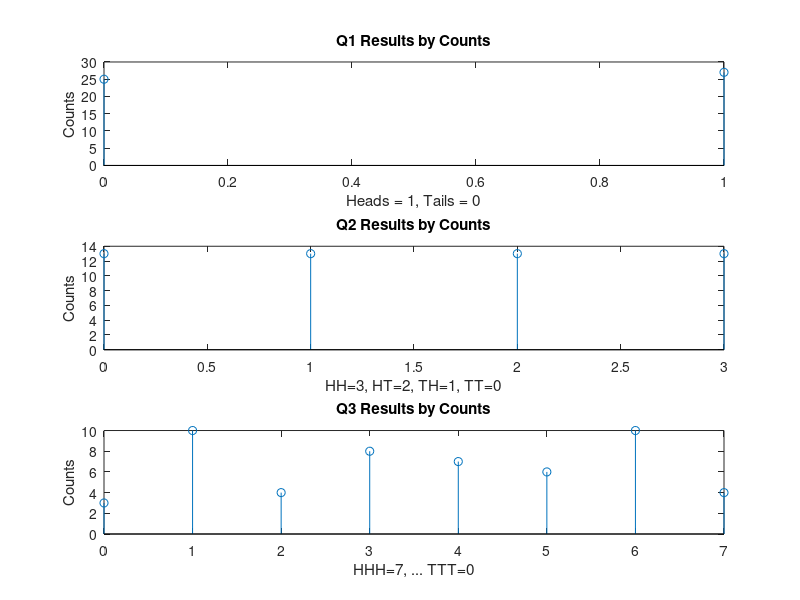
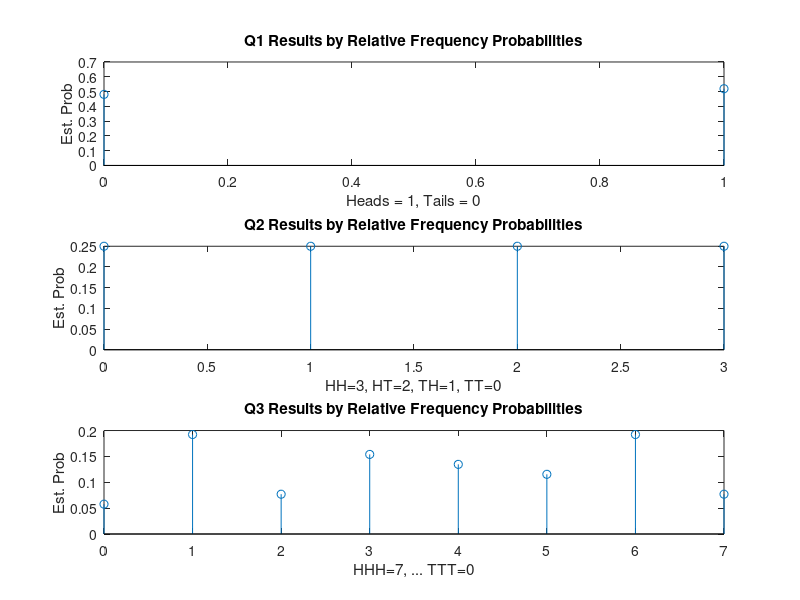
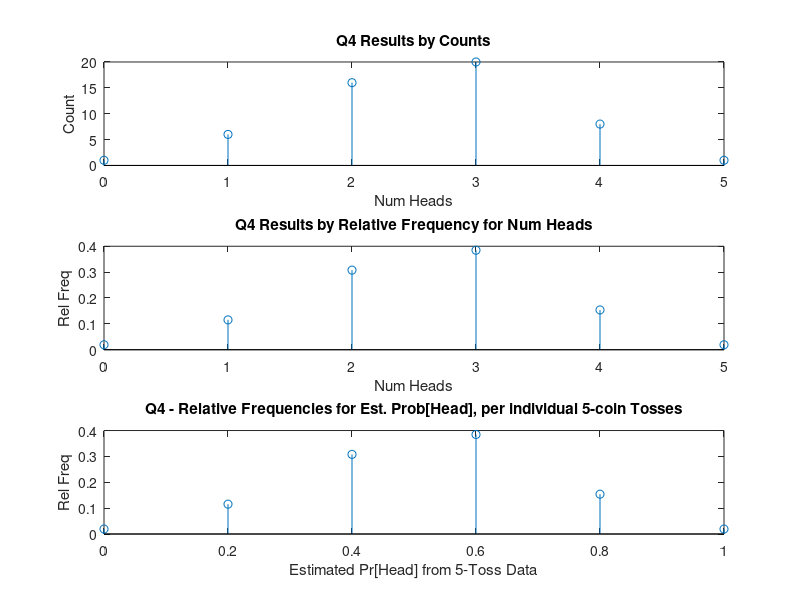

MATLAB code for these plots, in order:
% ECE 5100 - Winter 2022

% Coin Toss Experiment
% Using Class Data for Questions 1-4 from D2L Survey

% Written by C. Moloney, Jan 2022 
%
close all
clear all
clc
%%%%%%%%%%%%%%%%%%%%%%%%%%%%%%%%%%%%%%%%%%%%%%%%%%%%%%%%%%%%%%%%%%

%% Data entered manually for Q1 - Q4
NumTossers = 52;
NumT = NumTossers;
Q1 = [27 25]; Q1NumH = 27 ;
Q2 = [ 13 13 13 13]; Q2seq = [ 'HH', 'HT', 'TH', 'TT'];
Q3 = [ 4 10 6 7 8 4 10 3 ]; Q3seq = [ 'HHH', 'HHT', 'HTH', 'HTT', 'THH', 'THT', 'TTH', 'TTT'];
Q4 = [ 1 6 16 20 8 1];

figure % Q1-3 - raw data counts
subplot(3,1,1), stem([1,0],Q1)
xlabel('Heads = 1, Tails = 0'), ylabel('Counts'), title('Q1 Results by Counts')
subplot(3,1,2), stem(3:-1:0,Q2)
xlabel('HH=3, HT=2, TH=1, TT=0'), ylabel('Counts'), title('Q2 Results by Counts')
subplot(3,1,3), stem(7:-1:0,Q3)
xlabel('HHH=7, ... TTT=0'), ylabel('Counts'), title('Q3 Results by Counts')

figure % Q1-3 - counts of relative frequency estimated probabilities of outcomes
subplot(3,1,1), stem([1,0],Q1/NumT)
xlabel('Heads = 1, Tails = 0'), ylabel('Est. Prob'), title('Q1 Results by Relative Frequency Probabilities')
subplot(3,1,2), stem(3:-1:0,Q2/NumT)
xlabel('HH=3, HT=2, TH=1, TT=0'), ylabel('Est. Prob'), title('Q2 Results by Relative Frequency Probabilities')
subplot(3,1,3), stem(7:-1:0,Q3/NumT)
xlabel('HHH=7, ... TTT=0'), ylabel('Est. Prob'), title('Q3 Results by Relative Frequency Probabilities')

figure % Q4
subplot(3,1,1), stem([0,1,2,3,4,5],Q4)
xlabel('Num Heads'), ylabel('Count'), title('Q4 Results by Counts')
subplot(3,1,2), stem([0,1,2,3,4,5],Q4/NumT)
xlabel('Num Heads'), ylabel('Rel Freq'), title('Q4 Results by Relative Frequency for Num Heads')
subplot(3,1,3), stem([0,1,2,3,4,5]/5,Q4/NumT)
xlabel('Estimated Pr[Head] from 5-Toss Data'), ylabel('Rel Freq'), 
title('Q4 - Relative Frequencies for Est. Prob[Head], per individual 5-coin Tosses')

%% Calculate relative frequency estimates for Pr[Head] from data in Q1-3
disp(' ')
Np = 1;
SampleProbHead = Q1(1)/NumT; 
fprintf('Sample Prob[H] based on data with N= %3d tosses is %5.4f\n ',Np,SampleProbHead);
Np = 2 ;
TotalNumTosses = Np * NumTossers;
TotalNumHeads = Q2(1)*2 + (Q2(2)+Q2(3))*1 + Q2(4)*0; 
SampleProbHead = TotalNumHeads/TotalNumTosses;
fprintf('Sample Prob[H] based on data with N= %3d tosses is %5.4f\n ',Np,SampleProbHead);
Np = 3 ;
TotalNumTosses = Np * NumTossers;
TotalNumHeads = Q3(1)*3 + (Q3(2)+Q3(3)+Q3(5))*2 + (Q3(4)+Q3(6)+Q3(7))*1; 
SampleProbHead = TotalNumHeads/TotalNumTosses;
fprintf('Sample Prob[H] based on data with N= %3d tosses is %5.4f\n ',Np,SampleProbHead);

%% Calculate rel freq estimate for Pr[Head] from data in Q4 
Np = 5;
SampleProbHead = sum((Q4/NumT) .* ((0:1:Np)/Np ));
% disp(' ')
fprintf('Sample Prob[H] based on data with N= %3d tosses is %5.4f\n ',Np,SampleProbHead);

return

